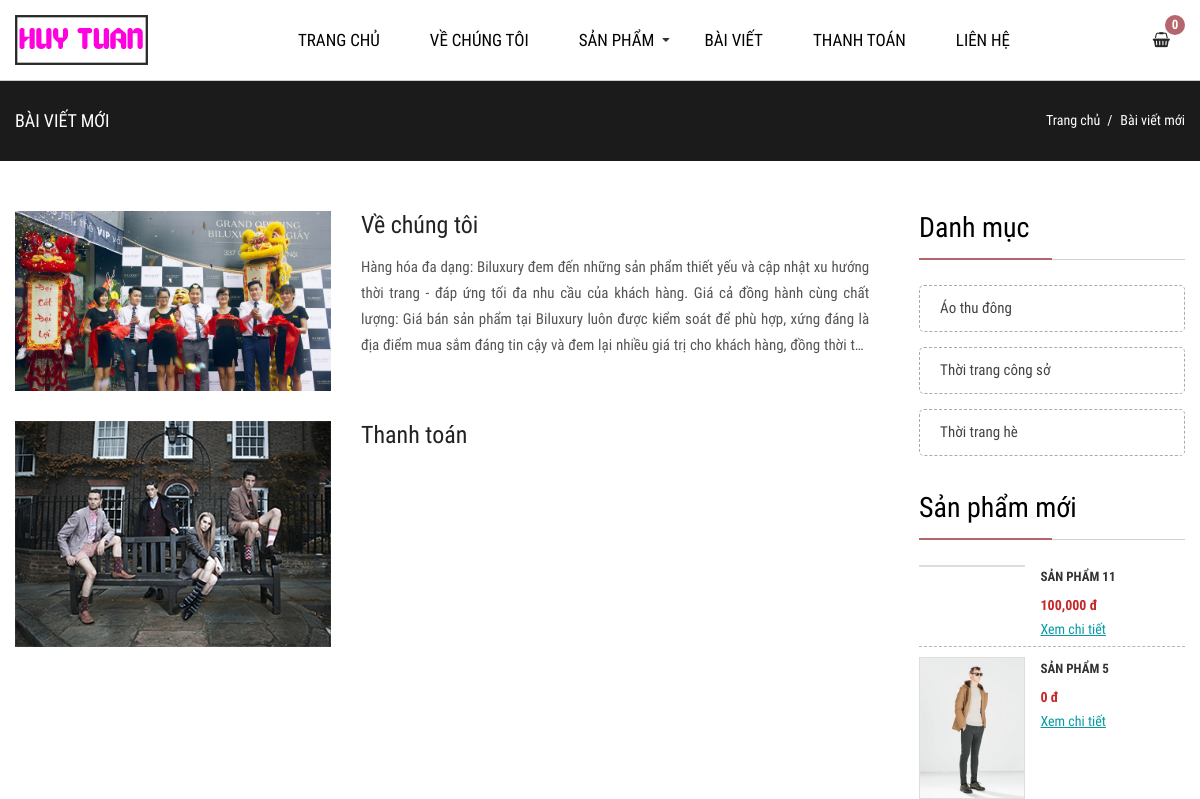
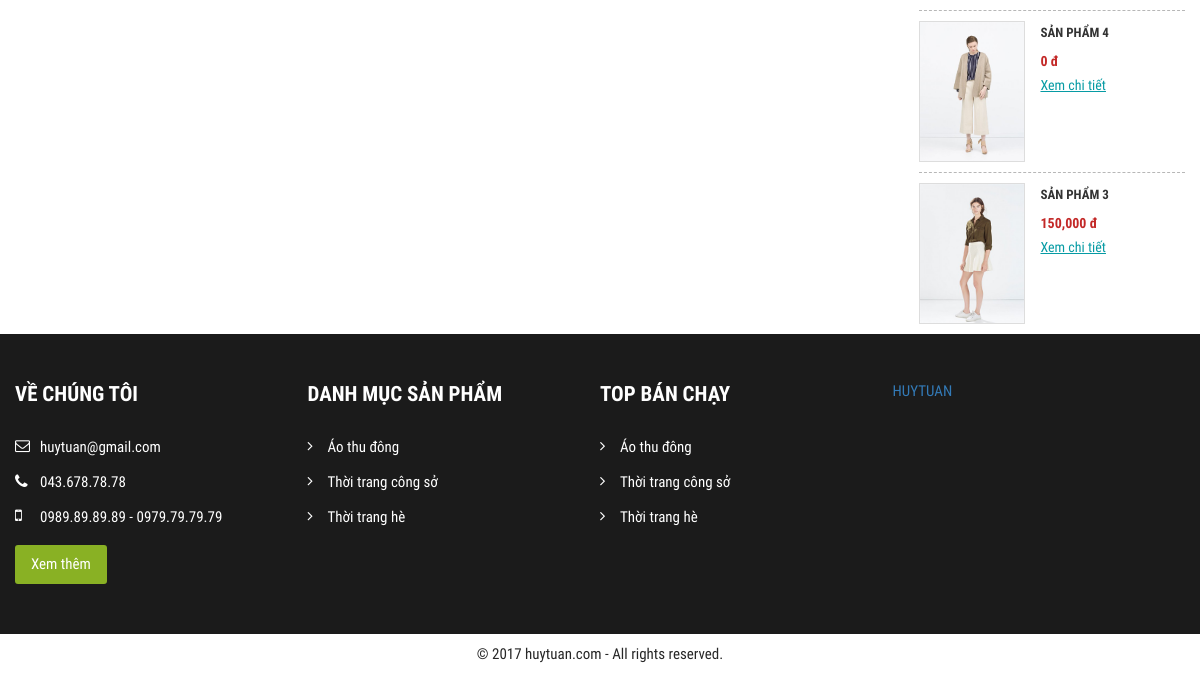
Before: /?page=category_news with the older database file (2 pictures, top to bottom).
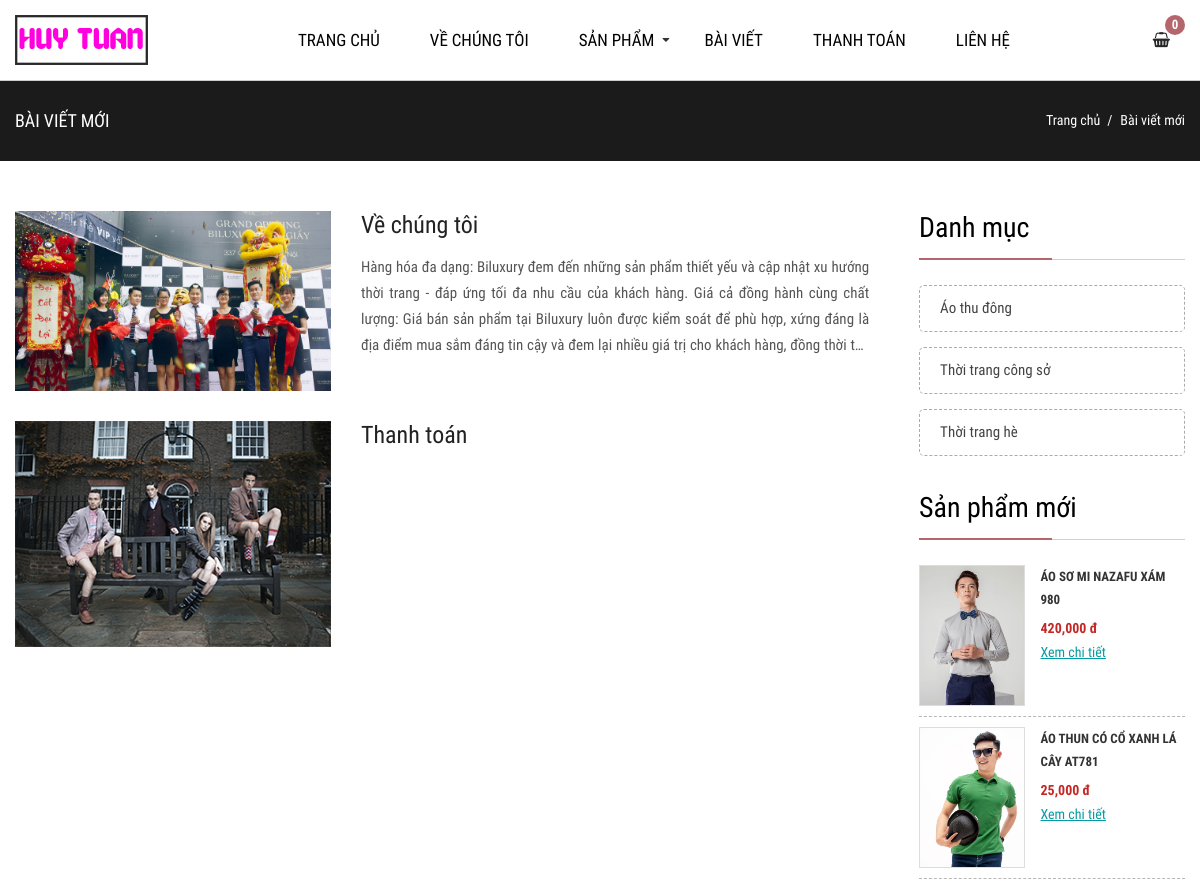
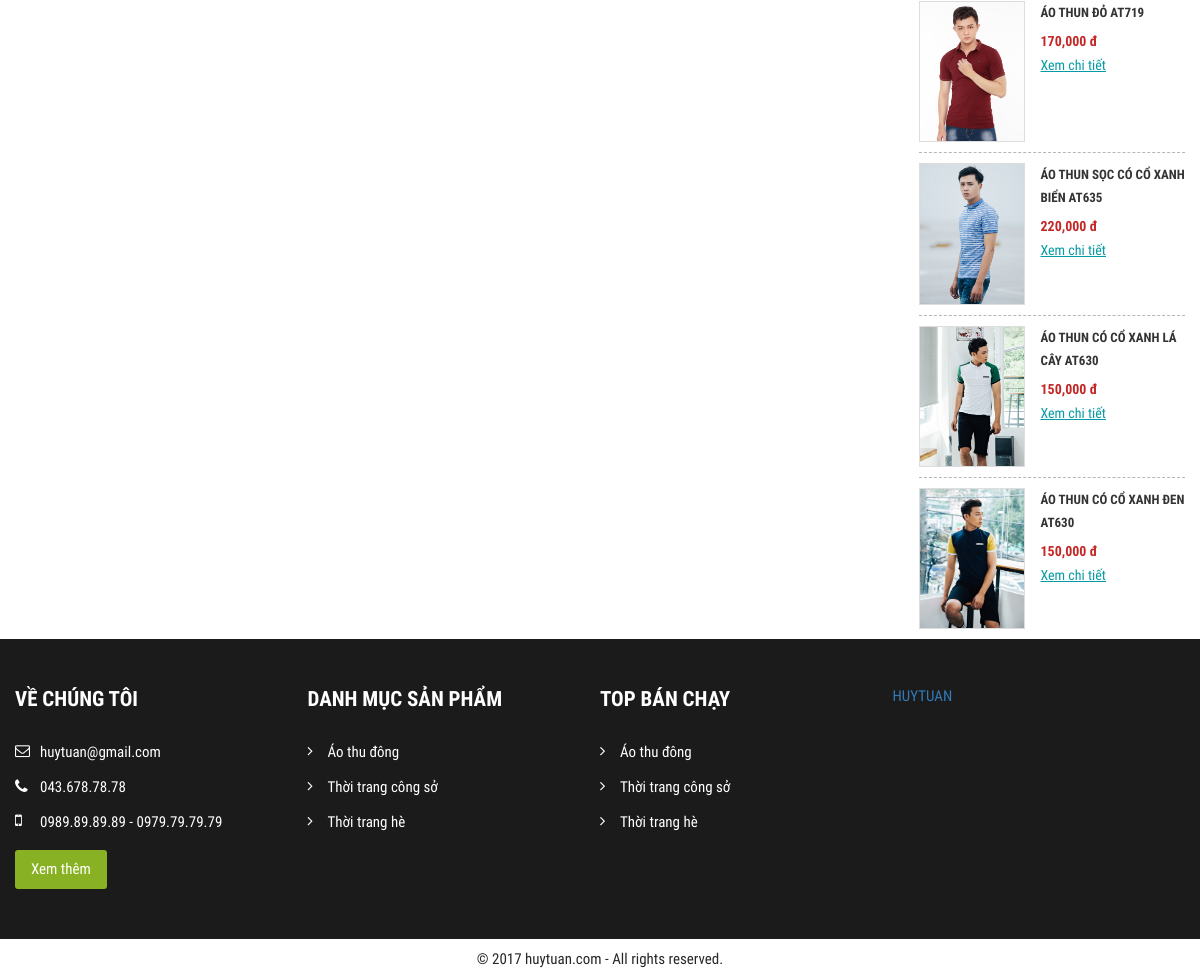
After: the same page with the newer database file (2 pictures, top to bottom).
### tables this page shows
CREATE TABLE `tbl_post` (
  `id` int(11) NOT NULL,
  `title` varchar(100) DEFAULT NULL,
  `content` text,
  `image` varchar(100) DEFAULT NULL,
  `mota` text
);

CREATE TABLE `tbl_category` (
  `id` int(11) NOT NULL,
  `title` varchar(100) NOT NULL,
  `content` text NOT NULL
);

CREATE TABLE `tbl_product` (
  `id` int(11) NOT NULL,
  `name` varchar(100) NOT NULL,
  `masp` varchar(50) NOT NULL,
  `price` float NOT NULL,
  `image` varchar(100) NOT NULL,
  `category` varchar(100) NOT NULL,
  `chitiet` text NOT NULL,
  `sale` float DEFAULT NULL,
  `mota` varchar(500) DEFAULT NULL
);

### pages/category_news.php (the view, shortened to what the changed rows need)
<div id="main-content-wp" class="category-news-page">
    <div id="wrapper" class="wp-inner clearfix">
        <div id="content" class="fl-left">
            <div class="section" id="list-news-wp">
                <div class="section-detail">
                    <?php
                            include("config/dbconfig.php");
                           $sql = "select * from tbl_post";
                           $run = mysqli_query($conn, $sql);
                                while ($row = mysqli_fetch_array($run)) {
                     ?>
                    <ul class="list-item">
                        <li class="clearfix">
                            <a href="?page=detail_news&id=<?php echo $row['id']; ?>" title="" class="thumb fl-left">
                                <img src="index.php/../images/post/<?php echo $row['image'] ?>" alt="">
                            </a>
                            <div class="info fl-right">
                                <a href="?page=detail_news&id=<?php echo $row['id']; ?>" title="" class="title"><?php echo $row['title'] ?></a>
                                <p class="desc"><?php echo $row['mota']; ?></p>
                            </div>
                        </li>
                    </ul>
                <?php } ?>
                </div>
            </div>
        </div>
        <div id="sidebar" class="fl-right">
            <div class="section" id="category-wp">
                <div class="section-detail">
                    <ul class="list-item">
                        <?php
                                  include("config/dbconfig.php");
                                  $sql = "SELECT * from tbl_category";
                                  $run = mysqli_query($conn, $sql);
                                  while ($row = mysqli_fetch_array($run)) {
                                ;?>
                        <li>
                            <a href="?page=category_product&id=<?php echo $row['id']?>" title=""><?php echo $row['title']?></a>
                        </li><?php } ?>
                    </ul>
                </div>
            </div>
            <div class="section" id="list-popular-wp">
                <div class="section-head">
                    <h1 class="section-title">Sản phẩm mới</h1>
                </div>
                <div class="section-detail">
                    <ul class="list-item">
                        <?php
                            include("config/dbconfig.php");
                            $sql1 = "SELECT * from tbl_product order by id desc limit 6";
                            $run1 = mysqli_query($conn, $sql1);
                            while ($row1 = mysqli_fetch_array($run1)) {
                            ;?>
                        <li class="clearfix">
                            <a href="?page=detail_product&id=<?php echo $row1['id'];?>" title="" class="thumb fl-left">
                                <img src="index.php/../images/product/<?php echo $row1['image']?>" alt="">
                            </a>
                            <div class="info fl-right">
                                <a href="?page=detail_product&id=<?php echo $row1['id'];?>" title="" class="product-name"><?php echo $row1['name']?></a>
                                <span class="fee"><?php echo number_format($row1['sale']); ?> đ</span>
                                <a href="?page=detail_product&id=<?php echo $row1['id'];?>" title="" class="more">Xem chi tiết</a>
                            </div>
                        </li><?php } ?>
                    </ul>
                </div>
            </div>
        </div>
    </div>
</div>

### inc/footer.php (shortened to what the changed rows need)
<div id="footer-wp">
    <div id="foot-body">
        <div class="wp-inner clearfix">
            <div class="block" id="category-product">
                <div class="detail">
                    <ul class="list-item">
                        <?php
                                  include("config/dbconfig.php");
                                  $sql = "SELECT * from tbl_category";
                                  $run = mysqli_query($conn, $sql);
                                  while ($row = mysqli_fetch_array($run)) {
                                ;?>
                        <li>
                            <a href="?page=category_product&id=<?php echo $row['id']?>" title=""><?php echo $row['title']?></a>
                        </li>
                    <?php } ?>
                    </ul>
                </div>
            </div>
            <div class="block" id="top-selling">
                <div class="detail">
                    <ul class="list-item">
                         <?php
                                  include("config/dbconfig.php");
                                  $sql = "SELECT * from tbl_category";
                                  $run = mysqli_query($conn, $sql);
                                  while ($row = mysqli_fetch_array($run)) {
                                ;?>
                        <li>
                            <a href="?page=category_product&id=<?php echo $row['id']?>" title=""><?php echo $row['title']?></a>
                        </li>
                    <?php } ?>
                    </ul>
                </div>
            </div>
        </div>
    </div>
</div>
</div>
</div>
</body>
</html>

Changed rows visible on the page:
removed tbl_product: name "SẢN PHẨM 11", sale "100,000"
removed tbl_product: image (picture), name "SẢN PHẨM 5", sale "0"
removed tbl_product: image (picture), name "SẢN PHẨM 4", sale "0"
removed tbl_product: image (picture), name "SẢN PHẨM 3", sale "150,000"
added tbl_product: image (picture), name "ÁO SƠ MI NAZAFU XÁM 980", sale "420,000"
added tbl_product: image (picture), name "ÁO THUN CÓ CỔ XANH LÁ CÂY AT781", sale "25,000"
added tbl_product: image (picture), name "ÁO THUN ĐỎ AT719", sale "170,000"
added tbl_product: image (picture), name "ÁO THUN SỌC CÓ CỔ XANH BIỂN AT635", sale "220,000"
added tbl_product: image (picture), name "ÁO THUN CÓ CỔ XANH LÁ CÂY AT630", sale "150,000"
added tbl_product: image (picture), name "ÁO THUN CÓ CỔ XANH ĐEN AT630", sale "150,000"
